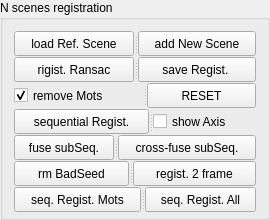
          <widget class="QGroupBox" name="groupBox_4">
           <property name="sizePolicy">
            <sizepolicy hsizetype="Minimum" vsizetype="Minimum">
             <horstretch>0</horstretch>
             <verstretch>0</verstretch>
            </sizepolicy>
           </property>
           <property name="minimumSize">
            <size>
             <width>270</width>
             <height>220</height>
            </size>
           </property>
           <property name="maximumSize">
            <size>
             <width>270</width>
             <height>220</height>
            </size>
           </property>
           <property name="title">
            <string>N scenes registration</string>
           </property>
           <layout class="QGridLayout" name="gridLayout_5">
            <item row="5" column="0">
             <widget class="QSplitter" name="splitter_25">
              <property name="sizePolicy">
               <sizepolicy hsizetype="Minimum" vsizetype="Minimum">
                <horstretch>0</horstretch>
                <verstretch>0</verstretch>
               </sizepolicy>
              </property>
              <property name="minimumSize">
               <size>
                <width>240</width>
                <height>25</height>
               </size>
              </property>
              <property name="maximumSize">
               <size>
                <width>16777215</width>
                <height>16777215</height>
               </size>
              </property>
              <property name="orientation">
               <enum>Qt::Horizontal</enum>
              </property>
              <widget class="QPushButton" name="rmBadSeeds">
               <property name="text">
                <string>rm BadSeed</string>
               </property>
              </widget>
              <widget class="QPushButton" name="regist2RndScenes">
               <property name="text">
                <string>regist. 2 frame</string>
               </property>
              </widget>
             </widget>
            </item>
            <item row="2" column="0">
             <widget class="QSplitter" name="splitter_22">
              <property name="sizePolicy">
               <sizepolicy hsizetype="Minimum" vsizetype="Minimum">
                <horstretch>0</horstretch>
                <verstretch>0</verstretch>
               </sizepolicy>
              </property>
              <property name="minimumSize">
               <size>
                <width>240</width>
                <height>25</height>
               </size>
              </property>
              <property name="maximumSize">
               <size>
                <width>16777215</width>
                <height>25</height>
               </size>
              </property>
              <property name="orientation">
               <enum>Qt::Horizontal</enum>
              </property>
              <widget class="QCheckBox" name="removeMotState">
               <property name="text">
                <string>remove Mots</string>
               </property>
               <property name="checked">
                <bool>true</bool>
               </property>
              </widget>
              <widget class="QPushButton" name="algoReset">
               <property name="maximumSize">
                <size>
                 <width>16777215</width>
                 <height>25</height>
                </size>
               </property>
               <property name="text">
                <string>RESET</string>
               </property>
              </widget>
             </widget>
            </item>
            <item row="4" column="0">
             <widget class="QSplitter" name="splitter_21">
              <property name="sizePolicy">
               <sizepolicy hsizetype="Minimum" vsizetype="Minimum">
                <horstretch>0</horstretch>
                <verstretch>0</verstretch>
               </sizepolicy>
              </property>
              <property name="minimumSize">
               <size>
                <width>240</width>
                <height>25</height>
               </size>
              </property>
              <property name="maximumSize">
               <size>
                <width>16777215</width>
                <height>16777215</height>
               </size>
              </property>
              <property name="orientation">
               <enum>Qt::Horizontal</enum>
              </property>
              <widget class="QPushButton" name="mergeSubSeq">
               <property name="text">
                <string>fuse subSeq.</string>
               </property>
              </widget>
              <widget class="QPushButton" name="crossMergeSubSeq">
               <property name="text">
                <string>cross-fuse subSeq.</string>
               </property>
              </widget>
             </widget>
            </item>
            <item row="0" column="0">
             <widget class="QSplitter" name="splitter_19">
              <property name="sizePolicy">
               <sizepolicy hsizetype="Minimum" vsizetype="Minimum">
                <horstretch>0</horstretch>
                <verstretch>0</verstretch>
               </sizepolicy>
              </property>
              <property name="minimumSize">
               <size>
                <width>240</width>
                <height>25</height>
               </size>
              </property>
              <property name="maximumSize">
               <size>
                <width>16777215</width>
                <height>25</height>
               </size>
              </property>
              <property name="orientation">
               <enum>Qt::Horizontal</enum>
              </property>
              <widget class="QPushButton" name="loadRefScene">
               <property name="minimumSize">
                <size>
                 <width>0</width>
                 <height>25</height>
                </size>
               </property>
               <property name="maximumSize">
                <size>
                 <width>16777215</width>
                 <height>25</height>
                </size>
               </property>
               <property name="text">
                <string>load Ref. Scene</string>
               </property>
              </widget>
              <widget class="QPushButton" name="addRegistScene">
               <property name="minimumSize">
                <size>
                 <width>0</width>
                 <height>25</height>
                </size>
               </property>
               <property name="sizeIncrement">
                <size>
                 <width>0</width>
                 <height>25</height>
                </size>
               </property>
               <property name="text">
                <string>add New Scene</string>
               </property>
              </widget>
             </widget>
            </item>
            <item row="1" column="0">
             <widget class="QSplitter" name="splitter_20">
              <property name="sizePolicy">
               <sizepolicy hsizetype="Minimum" vsizetype="Minimum">
                <horstretch>0</horstretch>
                <verstretch>0</verstretch>
               </sizepolicy>
              </property>
              <property name="minimumSize">
               <size>
                <width>240</width>
                <height>25</height>
               </size>
              </property>
              <property name="maximumSize">
               <size>
                <width>16777215</width>
                <height>25</height>
               </size>
              </property>
              <property name="orientation">
               <enum>Qt::Horizontal</enum>
              </property>
              <widget class="QPushButton" name="nScenesRansac">
               <property name="minimumSize">
                <size>
                 <width>0</width>
                 <height>25</height>
                </size>
               </property>
               <property name="maximumSize">
                <size>
                 <width>16777215</width>
                 <height>25</height>
                </size>
               </property>
               <property name="text">
                <string>rigist. Ransac</string>
               </property>
              </widget>
              <widget class="QPushButton" name="saveRegist">
               <property name="maximumSize">
                <size>
                 <width>16777215</width>
                 <height>25</height>
                </size>
               </property>
               <property name="text">
                <string>save Regist. </string>
               </property>
              </widget>
             </widget>
            </item>
            <item row="3" column="0">
             <widget class="QSplitter" name="splitter_23">
              <property name="sizePolicy">
               <sizepolicy hsizetype="Minimum" vsizetype="Minimum">
                <horstretch>0</horstretch>
                <verstretch>0</verstretch>
               </sizepolicy>
              </property>
              <property name="minimumSize">
               <size>
                <width>240</width>
                <height>25</height>
               </size>
              </property>
              <property name="maximumSize">
               <size>
                <width>16777215</width>
                <height>16777215</height>
               </size>
              </property>
              <property name="orientation">
               <enum>Qt::Horizontal</enum>
              </property>
              <widget class="QPushButton" name="seqRegist">
               <property name="text">
                <string>sequential Regist.</string>
               </property>
              </widget>
              <widget class="QCheckBox" name="showAxis">
               <property name="text">
                <string>show Axis</string>
               </property>
              </widget>
             </widget>
            </item>
            <item row="6" column="0">
             <widget class="QSplitter" name="splitter">
              <property name="sizePolicy">
               <sizepolicy hsizetype="Minimum" vsizetype="Minimum">
                <horstretch>0</horstretch>
                <verstretch>0</verstretch>
               </sizepolicy>
              </property>
              <property name="minimumSize">
               <size>
                <width>240</width>
                <height>25</height>
               </size>
              </property>
              <property name="maximumSize">
               <size>
                <width>16777215</width>
                <height>25</height>
               </size>
              </property>
              <property name="orientation">
               <enum>Qt::Horizontal</enum>
              </property>
              <widget class="QPushButton" name="seqRegistMots">
               <property name="maximumSize">
                <size>
                 <width>16777215</width>
                 <height>25</height>
                </size>
               </property>
               <property name="text">
                <string>seq. Regist. Mots</string>
               </property>
              </widget>
              <widget class="QPushButton" name="seqRegistAll">
               <property name="maximumSize">
                <size>
                 <width>16777215</width>
                 <height>25</height>
                </size>
               </property>
               <property name="text">
                <string>seq. Regist. All</string>
               </property>
              </widget>
             </widget>
            </item>
           </layout>
          </widget>
